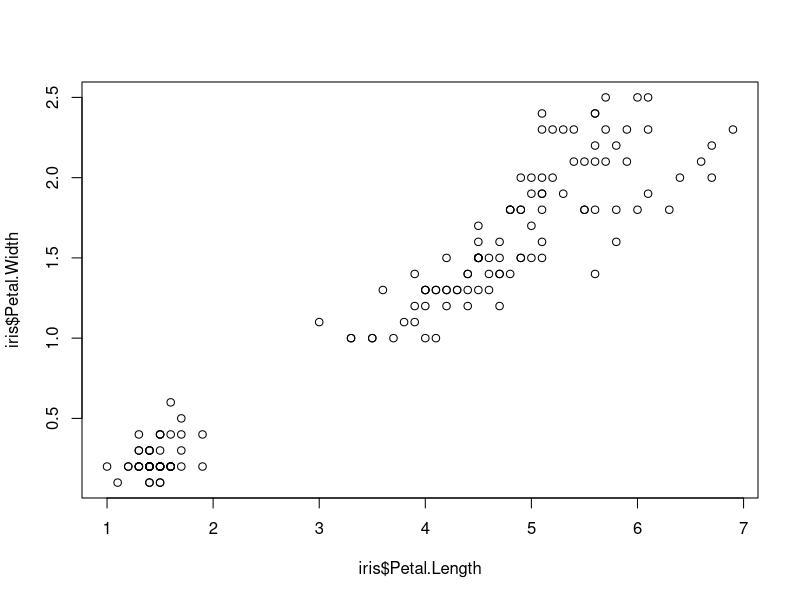
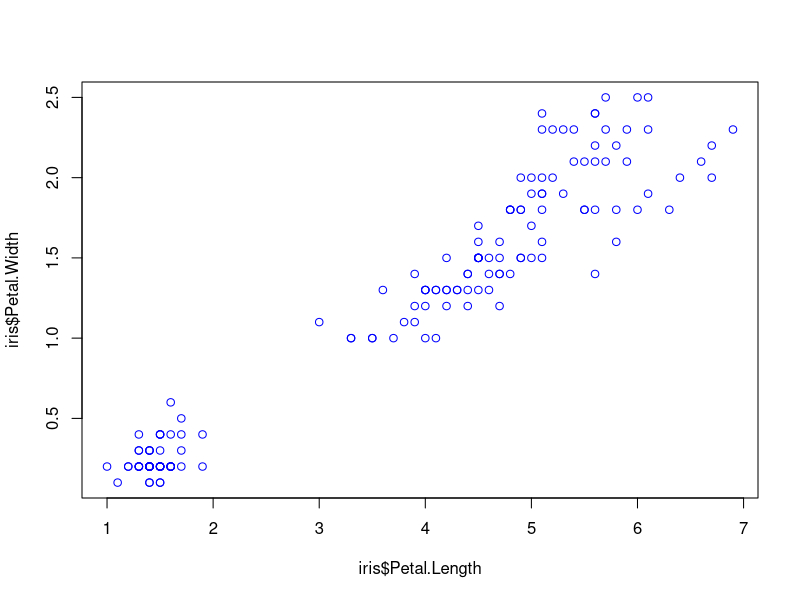
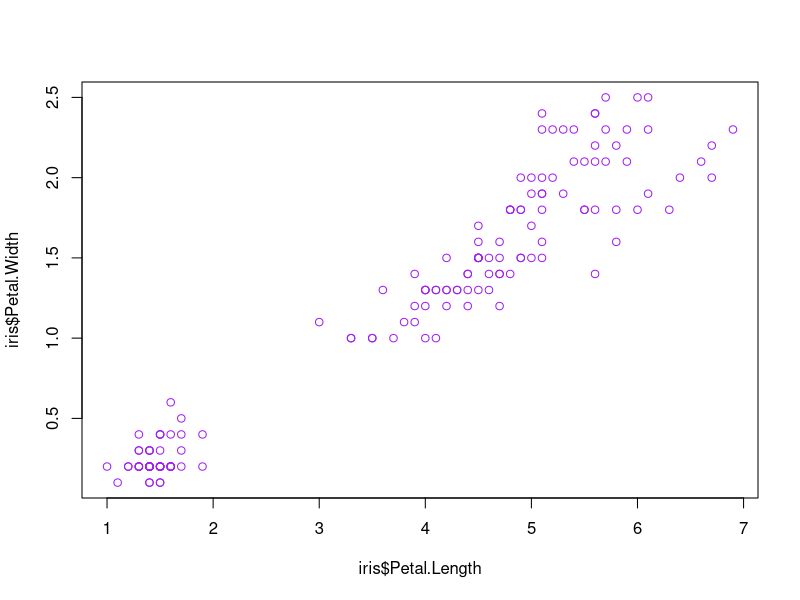
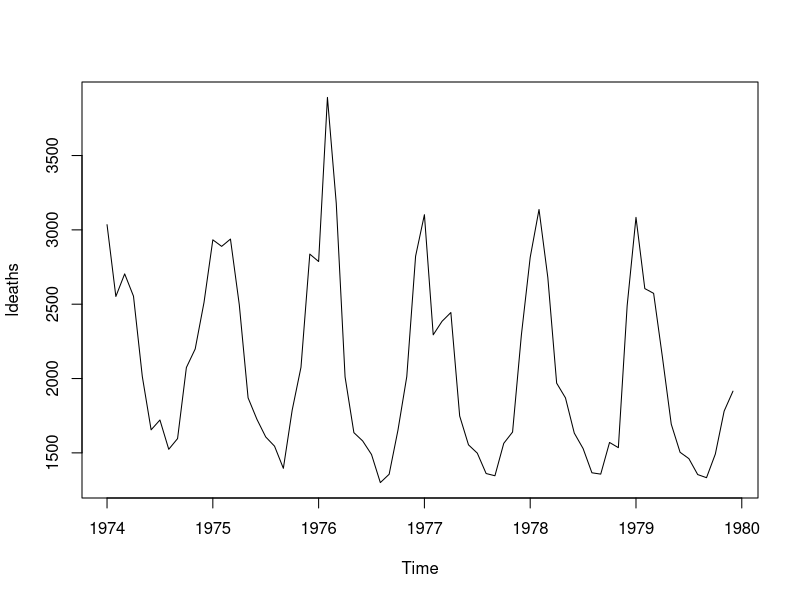
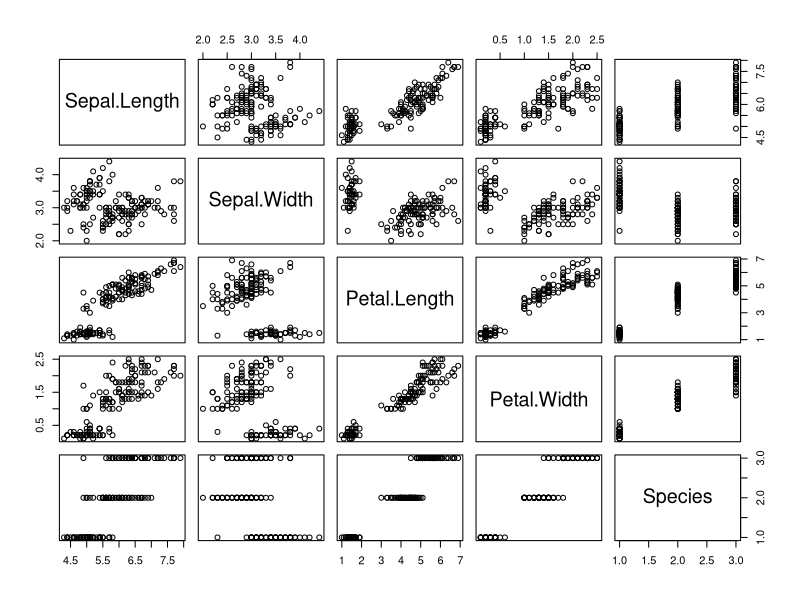
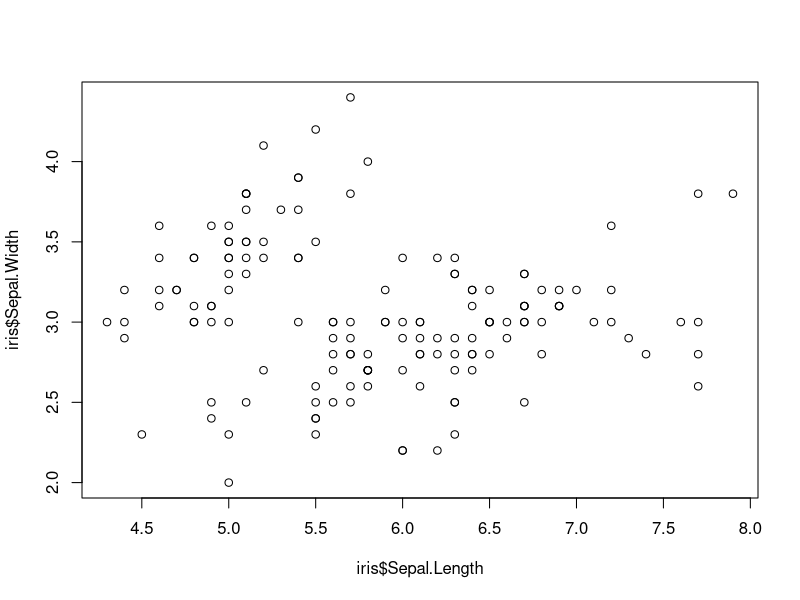
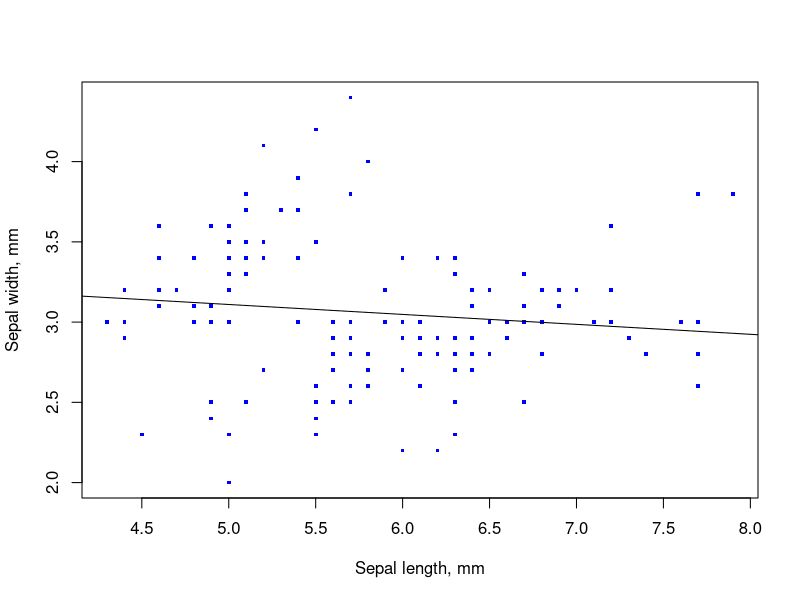
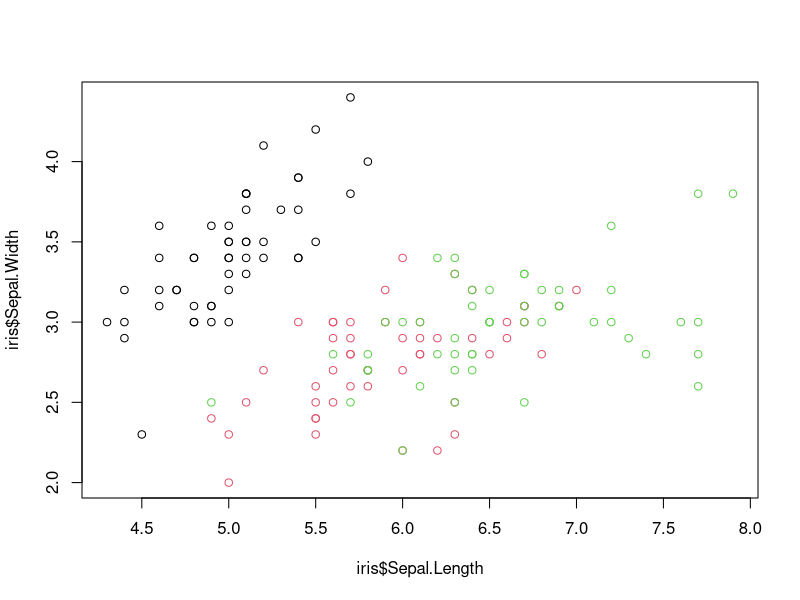

Write R code to recreate these figures, in order.
## ---- chunk 1
knitr::opts_chunk$set(echo = TRUE)
library(ggplot2)
## ---- chunk 2
# plot iris petal length vs. width
plot(iris$Petal.Length, iris$Petal.Width)
plot(iris$Petal.Length, iris$Petal.Width, col="blue")
plot(iris$Petal.Length, iris$Petal.Width, col="purple")
## ---- chunk 3
dev.cur()   # current device (a.k.a. device 1)
dev.list()  # list all open devices (only one should be listed right now)
## ---- chunk 4
# ================================================== #
# plot to PDF file in RMD (execute all at once)
pdf("iris_plot.pdf")
dev.cur()
plot(iris$Petal.Length, iris$Petal.Width, col="purple")
dev.off()

# ================================================== #
# repeat in console
pdf("iris_plot.pdf")
plot(iris$Petal.Length, iris$Petal.Width, col="magenta")
dev.off()

dev.cur()
## ---- chunk 5
# ================================================== #
# two plots in the same PDF file, each gets its own page
pdf("iris_plot.pdf")
dev.cur()
plot(iris$Petal.Length, iris$Petal.Width, col="purple")
plot(iris$Petal.Length, iris$Petal.Width, col="magenta")
dev.off()
## ---- chunk 6
plot(ldeaths)
## ---- chunk 7
head(iris)
str(iris)
plot(iris)
## ---- chunk 8
plot(x=iris$Sepal.Length,
     y=iris$Sepal.Width)
## ---- chunk 9
# ================================================== #
# fancy plot
x=iris$Sepal.Length
y=iris$Sepal.Width

plot(x, y,
     pch = 15, # 23            # shape of data points
     col = "blue",             # color of data points
     cex = 0.5,                # size  of data points
     xlab='Sepal length, mm',  # nicer axis labels
     ylab='Sepal width, mm')

# ================================================== #
# add a regression line
# this throws an error if try to use dataframe cols directly
# this is because the function wants a matrix or vector object
abline(lm(y ~ x))
## ---- chunk 10
plot(x=iris$Sepal.Length,
     y=iris$Sepal.Width,
     col=iris$Species)   # color the points by their species group/factor
## ---- chunk 11
# ================================================== #
# new palette with 3 weird colors
# BEWARE: these will just get recycled if there are more factors than colors!
palette(c("deepskyblue", "darkorchid1", "darkorange2"))
plot(x=iris$Sepal.Length,
     y=iris$Sepal.Width,
     col=iris$Species)

# ================================================== #
# change back to the (ugly) R default palette!
palette("default")
plot(x=iris$Sepal.Length,
     y=iris$Sepal.Width,
     col=iris$Species)
## ---- chunk 12
# use 3 manually assigned colors
plot(x=iris$Sepal.Length,
     y=iris$Sepal.Width,
     col=c("red","green","blue"))
## ---- chunk 13
# ================================================== #
# make a copy of the Species column and check the levels
species_colors = iris$Species  # a factor column
levels(species_colors)         # also a factor vector

# ================================================== #
# set color names as levels
levels(species_colors) = c("orange","purple","aquamarine")

# what is this vector? is it still a factor?
head(species_colors)
tail(species_colors)
str(species_colors)

# try this
plot(iris$Sepal.Length,
     y=iris$Sepal.Width,
     col=species_colors)
## ---- chunk 14
# ================================================== #
# convert to character vector and replot
species_colors = as.character(species_colors)
plot(x=iris$Sepal.Length,
     y=iris$Sepal.Width,
     col=species_colors)
## ---- chunk 15
library(ggplot2)
head(iris)

# ================================================== #
# quick plot with defaults
qplot(x=Sepal.Length,
      y=Sepal.Width,
      data=iris,
      geom=c("point"),
      color=Species,
      xlab='Sepal length, mm',
      ylab='Sepal width, mm')
## ---- chunk 16
ggplot(data=iris,                    # specify the data frame
       mapping=aes(x=Sepal.Length,   # add aesthetics
                   y=Sepal.Width)) +
  geom_point() +                     # add geometry
  theme_grey() +                     # add a theme (this is actually the default theme)
  xlab('Sepal length, mm') +         # add axis labels
  ylab('Sepal width, mm')
## ---- chunk 17
# ================================================== #
# global aes mapping by factor group
ggplot(data=iris, 
       mapping=aes(x=Sepal.Length,
                   y=Sepal.Width,
                   color=Species)) + # global color
  geom_point() +
  xlab('Sepal length, mm') +
  ylab('Sepal width, mm')

# ================================================== #
# mapping to data to aes can also go inside a geometry
ggplot(data=iris, 
       mapping=aes(x=Sepal.Length,
                   y=Sepal.Width)) +
  geom_point(mapping=aes(color=Species)) # geom color

# ================================================== #
# manual mapping of ALL data to the same color

# can do this globally ...
ggplot(data=iris,
       mapping=aes(x=Sepal.Length,
                   y=Sepal.Width, color="red")) +
  geom_point()

# ... or in the geom layer
ggplot(data=iris,
       mapping=aes(x=Sepal.Length,
                   y=Sepal.Width)) +
  geom_point(color="red")
## ---- chunk 18
hist(iris$Sepal.Length)
## ---- chunk 19
# ================================================== #
# do it in steps

# virgnica_rows = which(iris$Species=='virginica')
# iris_virginica = iris[virgnica_rows,]
# hist(iris_virginica$Sepal.Length)

# ================================================== #
# do it in one go
hist(iris[which(iris$Species=='virginica'), "Sepal.Length"])

# ================================================== #
# prettier
hist(iris[which(iris$Species=='virginica'), "Sepal.Length"],
     xlab='Sepal length, mm',
     main='Sepal length for Virginica')
## ---- chunk 20
qplot(x=Sepal.Length,
      data=iris,
      fill=Species,
      color=Species,   # here color applies to the borders!
      alpha=0.2)       # make the bars semi-transparent
## ---- chunk 21
ggplot(data=iris,
       mapping=aes(x=Sepal.Length,
                   fill=Species,
                   color=Species,
                   alpha=0.2))  +
  geom_histogram()
## ---- chunk 22
ggplot(data=iris,
       mapping=aes(x=Sepal.Length,
                   fill=Species,
                   color=Species))  +
  geom_histogram(alpha=0.2)
## ---- chunk 23
ggplot(data=iris,
       mapping=aes(x=Sepal.Length))  +
  geom_histogram(aes(fill=Species, color=Species),
                 alpha=0.2)
## ---- chunk 24
# ================================================== #
# create sample data
sampleData.df = data.frame(Control=sample(20,5),
                           Nitrogen=sample(20,5),
                           Phospate=sample(20,5))
rownames(sampleData.df) = c("GeneA","GeneB","GeneC", "GeneD", "GeneE")
sampleData.df # take a look

# ================================================== #
# genes in Control condition (a single vector)
barplot(height=sampleData.df$Control,
        names.arg=row.names(sampleData.df))

# ================================================== #
# matrix with stacked bars
barplot(height=as.matrix(sampleData.df))
#barplot(height = sampleData.df) # this does not work!

# ================================================== #
# side-by-side bars in the rainbow palette, horizontal orientation
barplot(height=as.matrix(sampleData.df),
        beside=TRUE,
        horiz=TRUE,
        col=rainbow(4))
## ---- chunk 25
barplot(height=as.matrix(sampleData.df),
        beside=TRUE,
        horiz=TRUE,
        col=rainbow(5)) # use the right number of colors

# add a legend
legend(15, 10, # horizontal and vertical position
       legend = rownames(sampleData.df), 
       fill = rainbow(5))
## ---- chunk 26
barplot(height=as.matrix(sampleData.df),
        beside=TRUE,
        horiz=TRUE,
        xlim = c(0,26),
        col=rainbow(5)) # use the right number of colors

# add a legend with colors
legend(21, 14, 
       legend = rownames(sampleData.df), 
       fill = rainbow(5))

## ---- chunk 27
# ================================================== #
# transform wide to long format
sampleData.df.long = stack(sampleData.df)
head(sampleData.df.long) # check

# ================================================== #
# Let's rename "ind" to "Condition"
colnames(sampleData.df.long)[2] = "Condition"

# ================================================== #
# Let's also add a "Gene" column
# Since there are 5 genes and 3 conditions, we will just replicate the 5 gene names 3 times.
sampleData.df.long$Gene = rep(rownames(sampleData.df),3)
head(sampleData.df.long) # check
## ---- chunk 28
# ================================================== #
# stacked
ggplot(data=sampleData.df.long,
       aes(x=Condition,
           y=values,
           fill=Gene)) +
  geom_bar(stat="identity",
           color="black")

# ================================================== #
# side-by-side
ggplot(data=sampleData.df.long,
       aes(x=Condition,
           y=values,
           fill=Gene)) +
  geom_bar(stat="identity",
           color="black",
           position=position_dodge())
